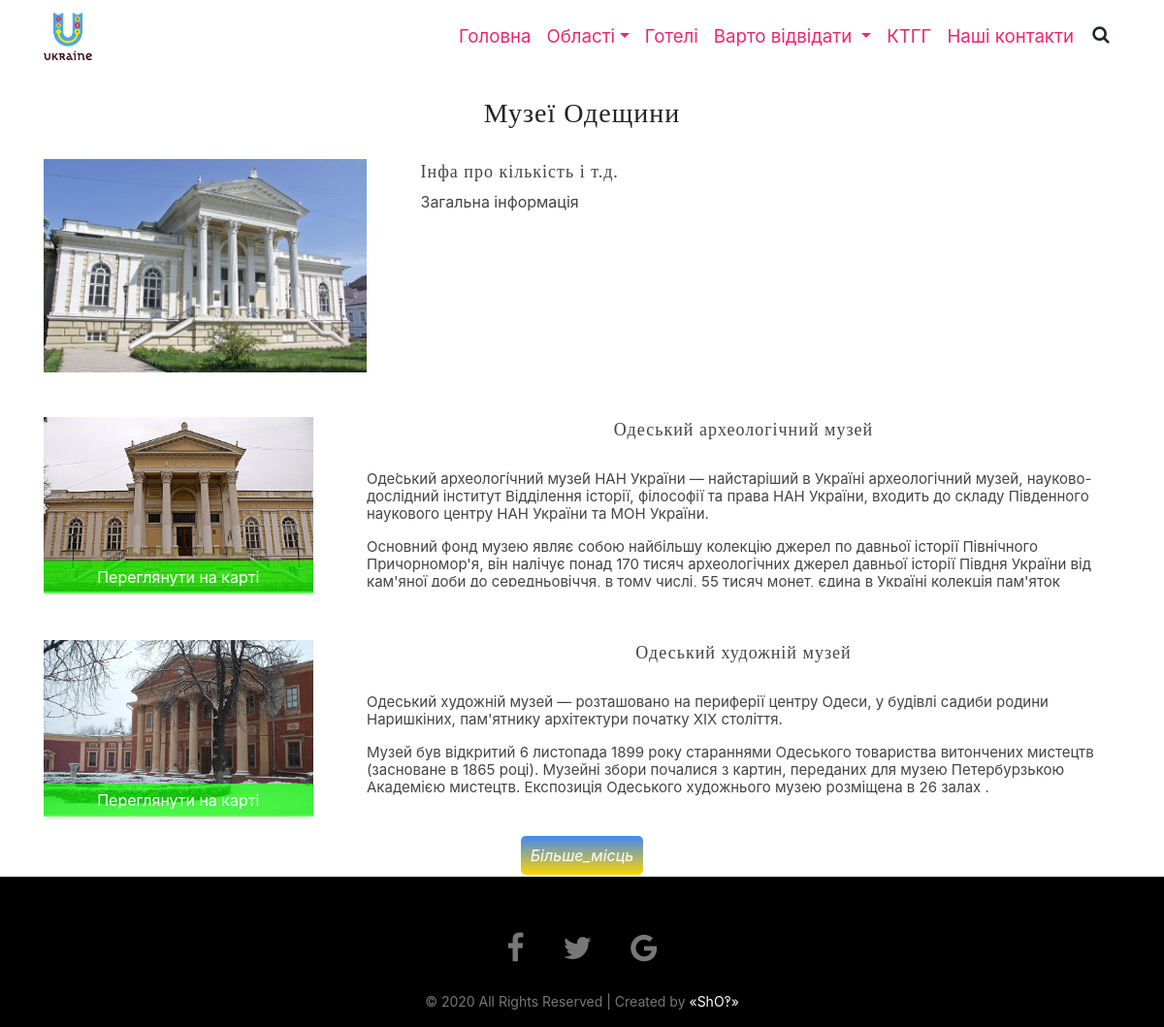
The page /php/page_gen.php?museum_odessa=true on the database its author committed.
### tables this page shows
CREATE TABLE `main_should_visit` (
  `id` int(11) NOT NULL,
  `id_region` int(11) NOT NULL,
  `place` varchar(200) NOT NULL,
  `city` varchar(200) NOT NULL,
  `img` varchar(1000) NOT NULL,
  `main_paragraph1` text NOT NULL,
  `main_paragraph2` text NOT NULL
);

CREATE TABLE `region_museum` (
  `id_museum` int(11) NOT NULL,
  `id_region` int(11) NOT NULL,
  `_name` varchar(50) NOT NULL,
  `imgName` varchar(50) NOT NULL,
  `Address` varchar(200) NOT NULL,
  `Paragraph1` text NOT NULL,
  `Paragraph2` text NOT NULL,
  `Paragraph3` text NOT NULL
);

### php/read_from_DB.php (called while the page is built, shortened)
<?php
	require_once 'connection.php';
	$link = mysqli_connect( $host, $user, $password, $database ) or die( "Помилка " . mysqli_error( $link ) );
	$sql = $query;
	$link->set_charset("utf8");
	$result = mysqli_query( $link, $sql ) or die( "Помилка " . mysqli_error( $link ) );
?>

### php/page_gen.php (the view, shortened to what this page needs)
<?php
if ( isset( $_GET[ 'museum_odessa' ] ) )           { $query = "SELECT * FROM main_should_visit S LEFT JOIN region_museum R ON S.id_region = R.id_region WHERE S.id_region = 1 AND S.place = 'Музеї'"; }
$b=0;
include_once 'read_from_DB.php';
while ( $row = mysqli_fetch_assoc( $result ) ) {
    if ( $b==0 ) {
        create_page_start( $row );
        $b++;
    }
    show( $row[ "_name" ], $row[ "imgName" ], $row[ "Address" ], $row[ "Paragraph1" ], $row[ "Paragraph2" ], $row[ "Paragraph3" ], $b);
    $b++;
}
create_page_end($b);
function create_page_start( $row ) {
    $place = $row[ "place" ];
    $city  = $row[ "city" ];
    $img   = $row[ "img" ];
    $p1    = $row[ "main_paragraph1" ];
    $p2    = $row[ "main_paragraph2" ];
    echo '
    <!DOCTYPE html>
    <html>
    <head>
        <link rel="stylesheet" type="text/css" href="../style/style.css">
        <link  rel = "stylesheet"  href = "https://unpkg.com/aos@next/dist/aos.css">
        <link href="https://stackpath.bootstrapcdn.com/font-awesome/4.7.0/css/font-awesome.min.css" rel="stylesheet">
        <link rel="stylesheet" href="https://stackpath.bootstrapcdn.com/bootstrap/4.4.1/css/bootstrap.min.css">
    </head>
    <body data-spy="scroll" data-target=".navbar" data-offset="50">
    <header>
        <nav class="navbar navbar-expand-lg navbar-light fixed-top">
            <div class="container">
        <a class="navbar-brand" href="../index.php">
            <img class="logo" src="../img/ukraine-logo.png">
        </a>
        <div class="collapse navbar-collapse" id="navbarSupportedContent">
            <ul class="navbar-nav ml-lg-auto">
                <li class="nav-item">
                    <a class="nav-link" href="../index.php">Головна <span class="sr-only">(current)</span></a>
                </li>
                <li class="nav-item dropdown">
                <a class="nav-link dropdown-toggle" href="#" id="navbarDropdown"  data-toggle="dropdown" aria-haspopup="true" aria-expanded="false">Області</a>
                <div class="dropdown-menu" aria-labelledby="navbarDropdown">';
    echo '
                </div>
                </li>
                <li class="nav-item">
					<a class="nav-link" href="https://www.booking.com/searchresults.uk.html?aid=397594&label=gog235jc-1DCAEoggI46AdIKVgDaOkBiAEBmAEpuAEXyAEM2AED6AEB-AECiAIBqAIDuALakPT2BcACAdICJDU4OTVhYjViLTYxNWUtNGIzNi1hMjM5LTgxZDg3MjcwOTMzZNgCBOACAQ&sid=26f036ee79557394b419e201e4bbe750&sb=1&sb_lp=1&src=index&src_elem=sb&error_url=https%3A%2F%2Fwww.booking.com%2Findex.uk.html%3Faid%3D397594%3Blabel%3Dgog235jc-1DCAEoggI46AdIKVgDaOkBiAEBmAEpuAEXyAEM2AED6AEB-AECiAIBqAIDuALakPT2BcACAdICJDU4OTVhYjViLTYxNWUtNGIzNi1hMjM5LTgxZDg3MjcwOTMzZNgCBOACAQ%3Bsid%3D26f036ee79557394b419e201e4bbe750%3Bsb_price_type%3Dtotal%26%3B&ss=%D0%A3%D0%BA%D1%80%D0%B0%D1%97%D0%BD%D0%B0&is_ski_area=&checkin_year=&checkin_month=&checkout_year=&checkout_month=&group_adults=2&group_children=0&no_rooms=1&b_h4u_keep_filters=&from_sf=1&ss_raw=Er&ac_position=0&ac_langcode=uk&ac_click_type=b&dest_id=220&dest_type=country&place_id_lat=49.2776&place_id_lon=31.6119&search_pageview_id=0d9f6d2ddfe70072&search_selected=true">Готелі</a>
				</li>
                <li class="nav-item dropdown">
                    <a class="nav-link dropdown-toggle" href="#" id="navbarDropdown"  data-toggle="dropdown" aria-haspopup="true" aria-expanded="false">
                    Варто відвідати
                    </a>
                </li>
                <li class="nav-item">
                <a class="nav-link" href="https://www.ktgg.kiev.ua/uk/">КТГГ</a>
              </li>
               <li class="nav-item">
                <a class="nav-link" href="https://www.ktgg.kiev.ua/uk/contacts.html">Наші контакти</a>
              </li>
                        <li>
                        <a id="search" class="search-btn">
                            <i class="fa fa-search"></i>
                        </a></li>
                </ul>
            </div>
            </div>
        </nav>
    </header>
    <div class="data_content">
    <section id="main_block" class="info_page">
        <div class="container h100">
            <h2>'. $place . ' ' . $city . '</h2>
            <div class="placeBox info">
                <div class="imgBx">
                    <img src="../img/'. $img .'.jpg" class="img-fluid">
                </div>
                <div class="content_info info">
                    <h2>' . $p1 . '</h2>
                    <p>' . $p2 . '</p>
                </div>
        </div></div>
     </section>
    <section id="block" class="block_info">
    <div class="container h100">
    ';
}
function show( $PlaceName, $imgName, $Address, $p1, $p2, $p3, $id ) {
    echo '
    <div class="placeBox info nhide" id = "div'. $id .'">
        <div class="name_info">
            <h2>'. $PlaceName .'</h2>
        </div>
        <div class="link_down">
        <div class="imgBx">
            <img src="../img/'.$imgName.'.jpg" class="img-fluid">
        </div>
        <div class="linkmap">
          <a href="' . $Address . '">Переглянути на карті</a>
        </div>
        </div>
        <div class="content_info">
            <p>'.$p1.'</p>
            <p>'.$p2.'</p>
            <p>'.$p3.'</p>
        </div>
    </div>
    ';
}
function create_page_end( $b ) {
    echo '
            <div class="link_info" id="loadmore" at_all="'.$b.'">
                <span id="load_more" num_loaded="3">Більше_місць</span >
            </div>
        </div>
    </section>
    </div>
        <footer>
            <div class="container">
                <div class="row">
                    <div class="col-sm-12">
                        <ul class="sci">
                            <li><a href=""><i class="fa fa-facebook"></i></a></li>
                            <li><a href=""><i class="fa fa-twitter"></i></a></li>
                            <li><a href=""><i class="fa fa-google"></i></a></li>
                        </ul>
                        <p class="cpryt">
                            © 2020 All Rights Reserved | Created by <a href="#">&laquo;ShO‽&raquo;</a></p>
                    </div>
                </div>
            </div>
        </footer>
        <script src="https://unpkg.com/aos@next/dist/aos.js"></script>
        <script>
            AOS.init();
        </script>
        </body>
        </html>';
}
?>

### style/style.css (style rules this page uses)
* { outline: none !important; scroll-behavior: smooth; }
body { font-family: 'Poppins', sans-serif; cursor: default; }
header { position: relative; z-index: 1000000; }
p { font-size: 1.5rem }
.navbar { background: #fff; transition: .5s; font-size: 14pt; text-align: center; }
.navbar .logo { width: 50px; height: 50px; }
.navbar-light .navbar-nav .nav-link { color: #ed276d !important; transition: .5s; }
.search-btn { color: #ed276d; float: right; width: 40px; height: 40px; border-radius: 50%; display: flex; justify-content: center; align-items: center; transition: .5s; }
nav li.nav-item { transform: scale(1); transition: .5s; }
.h100 { height: 100%; }
.placeBox { position: relative; //max-width: 300px; height: 400px; margin: 0 auto; margin-top: 30px; }
.placeBox .imgBx { width: 100%; height: 100%; }
.placeBox .imgBx img { object-fit: cover; width: 100%; height: 100%; }
footer { position: absolute; width: 100%; background: #000; padding: 50px 0 0; }
.sci { margin: 0; padding: 0; display: flex; justify-content: center; align-items: center; }
.sci li { list-style: none; margin: 0 20px; }
.sci li a { color: #777; font-size: 2em; transition: .5s; }
.cpryt { font-size: 14px; margin-top: 20px; text-align: center; color: #777; }
.cpryt a, .cpryt a:hover { color: #fff; }
.info_page { margin-top: 100px; }
.info_page .container { height: 300px; }
.block_info h2, .block_info .link_info a, .info_page .container h2, .info_page .container a { font-family: 'Playfair Display SC', serif; font-weight: 500; letter-spacing: 1px; font-size: 28px; color: #222222; text-align: center; }
.info_page .placeBox.info .imgBx { width: 30%; height: 220px; float: left; }
.info_page .placeBox.info .imgBx img, .block_info .placeBox.info .imgBx img { width: 100%; height: 100%; }
.placeBox.info .content_info { float: right; width: 65%; height: 180px; margin-bottom: 12px; overflow-y: auto; }
.placeBox.info .content_info h2 { text-align: left; font-size: 18px; line-height: 1.5; color: #444444; }
.placeBox.info .content_info p { font-size: 16px; line-height: 1.2; color: #444444; }
.block_info { height: auto; position: relative; transform: scaleY(1); overflow: hidden; transition: 1s; }
.block_info .link_info { text-align: center; }
.block_info .container { margin-bottom: 5px; }
.block_info .placeBox.info { height: 200px; }
.link_down { width: 25%; height: 180px; float: left; }
.link_down .imgBx { width: 100%; height: 100%; }
.link_down .linkmap { position: absolute; top: 0; left: 0; width: 25%; height: 100%; display: flex; justify-content: baseline; align-items: flex-end; }
.link_down .linkmap a { position: relative; margin: 0; padding: 5px; background: rgba(17, 255, 0, .7); text-decoration: none; bottom: 18px; color: #fff; font-size: 16px; width: 100%; text-align: center; transition: .5s; }
.block_info .placeBox.info .name_info { float: right; text-align: center; width: 70%; height: 50px; margin-bottom: 5px; }
.block_info .placeBox.info .name_info h2 { font-size: 18px; line-height: 1.5; color: #444444; }
.block_info .placeBox.info .content_info { width: 70%; max-width: 1000px; text-align:left; float: right; height: 120px; overflow-y: auto; overflow-x: hidden; }
.block_info .placeBox.info .content_info p { font-size: 15px; }
.block_info #loadmore { text-align: center; position: relative; margin: 10px auto; cursor: pointer; }
.block_info #loadmore span { background: linear-gradient(to bottom, #4287f5 ,#ffd500); width: 150px; transition: .5s; color: #fff; font-family: inherit; font-size: 16px; font-style: italic; padding: 10px; border-radius: 5px; line-height: 20px; }
.data_content { margin-top: 100px; min-height: calc(100vh - 255px); }
@media (min-width: 992px) { .navbar-expand-lg .navbar-nav .nav-link { padding-right: 1rem; padding-left: 1rem; } }

### rows shown on the page
main_should_visit: place "Музеї", city "Одещини", img (picture), main_paragraph1 "Інфа про кількість і т.д.", main_paragraph2 "Загальна інформація", region_museum._name "Одеський археологічний музей", region_museum.imgName (picture), region_museum.Paragraph1 "Оде́ський археологі́чний музе́й НАН України — найстаріший в Україні археологічний музей, науково-дослідний інститут Відділення історії, філософії та права НАН України, входить до складу Південного наукового центру НАН України та МОН України.", region_museum.Paragraph2 "Основний фонд музею являє собою найбільшу колекцію джерел по давньої історії Північного Причорномор'я, він налічує понад 170 тисяч археологічних джерел давньої історії Півдня України від кам'яної доби до середньовіччя, в тому числі, 55 тисяч монет, єдина в Україні колекція пам'яток…", region_museum._name "Одеський художній музей", region_museum.Paragraph1 "Одеський художній музей — розташовано на периферії центру Одеси, у будівлі садиби родини Наришкіних, пам'ятнику архітектури початку XIX століття.", region_museum.Paragraph2 "Музей був відкритий 6 листопада 1899 року стараннями Одеського товариства витончених мистецтв (засноване в 1865 році). Музейні збори почалися з картин, переданих для музею Петербурзькою Академією мистецтв. Експозиція Одеського художнього музею розміщена в 26 залах ."
